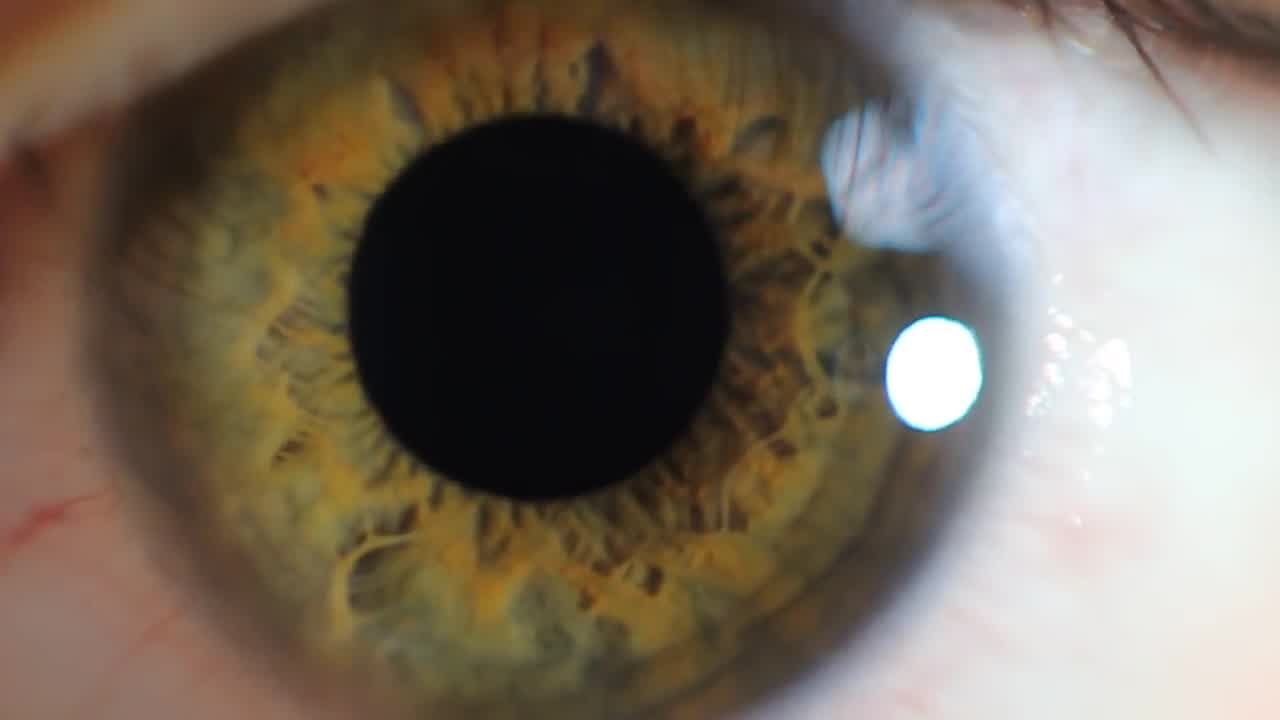
#> input picture hackzurich_py/images/img00007.jpeg, 1280 x 720 px; its folder holds only this picture in this run
$ python test_opencv.py   (Python 2 division)
#> lines starting #> are read from the running program, lines starting #| are printed output that depends on the picture
# -*- coding: utf-8 -*-
"""
Created on Sat Sep 17 00:54:49 2016

@author: gabrielfior
"""

import numpy as np
import cv2
from matplotlib import pyplot as plt
import os
import cv2.cv as cv
import json

os.chdir('/Users/gabrielfior/hackzurich')

filedir = os.getcwd()+'/images/'

img_list=os.listdir(filedir)


# import the necessary packages

#img1 = plt.imread(filedir+'img00004.jpeg')

#Loop all images
store_circles=[]
for i in img_list:
    filepath = filedir+i
    print filepath

    img = cv2.imread(filepath,0)
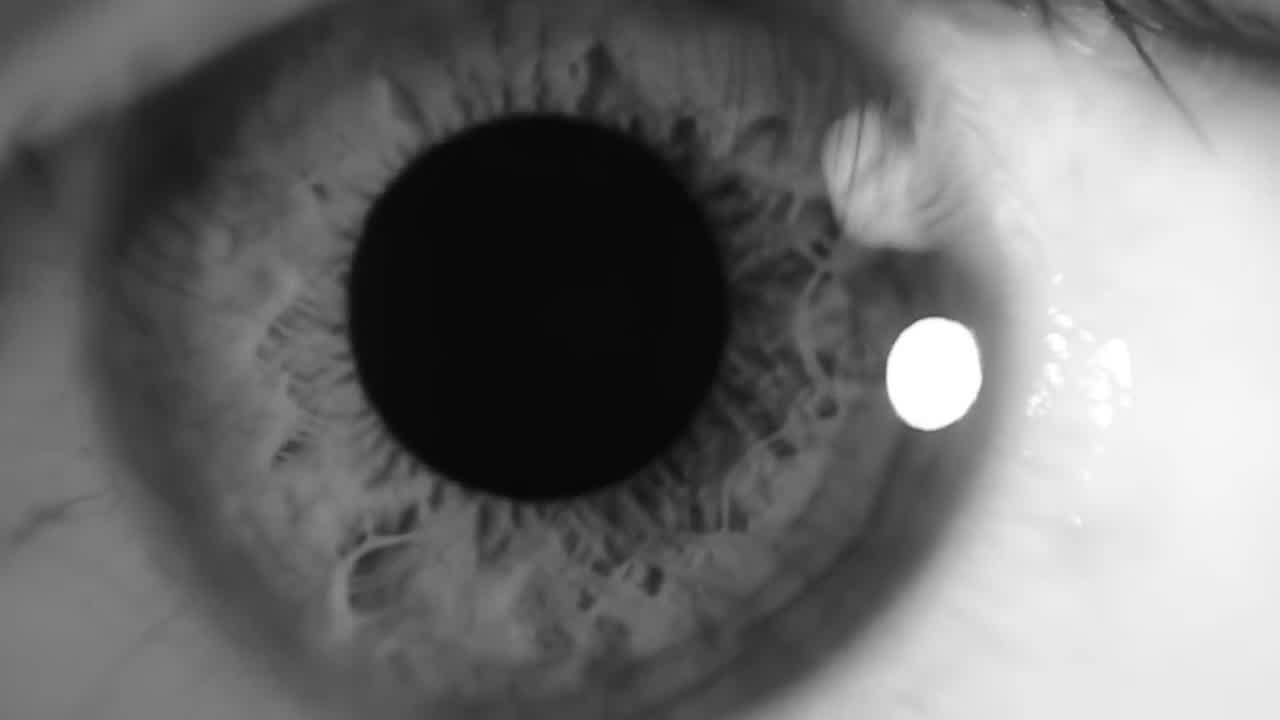
#> img: shape (720, 1280); min 4, max 255, mean 111.3
    img = cv2.medianBlur(img,5)
    cimg = cv2.cvtColor(img,cv2.COLOR_GRAY2BGR)
    #circles = cv2.HoughCircles(gray,cv.CV_HOUGH_GRADIENT, 1, 10)
    circles = cv2.HoughCircles(img,cv.CV_HOUGH_GRADIENT,1,150,
                                param1=50,param2=30,minRadius=50,maxRadius=700)
#> circles = [[537.5, 305.5, 194.1], [916.5, 155.5, 95.6], [947.5, 375.5, 62.2], [842.5, 515.5, 114.8], [576.5, 523.5, 101.8], [379.5, 482.5, 51.2], [1067.5, 106.5, 94.5], [716.5, 419.5, 113.4]]

    try:

        circles = np.uint16(np.around(circles))
#> circles = [[538, 306, 194], [916, 156, 96], [948, 376, 62], [842, 516, 115], [576, 524, 102], [380, 482, 51], [1068, 106, 94], [716, 420, 113]]

        store_circles.append(circles[0][:,2].max())
    except AttributeError:
        pass
    # [12 lines of commented-out code are left out]
